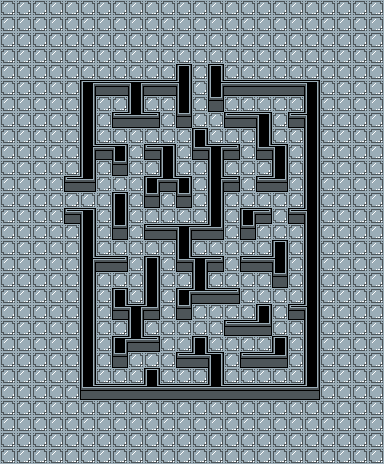

This is a level from a 2D game, rendered from its Tiled map with the project's own tilesets. A one-line summary and the complete map file follow:
An orthogonal 24x29 tile map with 16x16 px tiles, 2 tile layers (floor, wall) and 4 objects (2x collision, 2x point).

<map version="1.5" tiledversion="2021.03.23" orientation="orthogonal" renderorder="right-down" width="24" height="29" tilewidth="16" tileheight="16" infinite="0" nextlayerid="6" nextobjectid="6">
 <tileset firstgid="1" source="../tileset/tileset.tsx" />
 <layer id="2" name="floor" width="24" height="29" locked="1">
  <data encoding="csv">
11,11,11,11,11,11,11,11,11,11,11,11,11,11,11,11,11,11,11,11,11,11,11,11,
11,11,11,11,11,11,11,11,11,11,11,11,11,11,11,11,11,11,11,11,11,11,11,11,
11,11,11,11,11,11,11,11,11,11,11,11,11,11,11,11,11,11,11,11,11,11,11,11,
11,11,11,11,11,11,11,11,11,11,11,11,11,11,11,11,11,11,11,11,11,11,11,11,
11,11,11,11,11,11,11,11,11,11,11,11,11,11,11,11,11,11,11,11,11,11,11,11,
11,11,11,11,11,11,11,11,11,11,11,11,11,11,11,11,11,11,11,11,11,11,11,11,
11,11,11,11,11,11,11,11,11,11,11,11,11,11,11,11,11,11,11,11,11,11,11,11,
11,11,11,11,11,11,11,11,11,11,11,11,11,11,11,11,11,11,11,11,11,11,11,11,
11,11,11,11,11,11,11,11,11,11,11,11,11,11,11,11,11,11,11,11,11,11,11,11,
11,11,11,11,11,11,11,11,11,11,11,11,11,11,11,11,11,11,11,11,11,11,11,11,
11,11,11,11,11,11,11,11,11,11,11,11,11,11,11,11,11,11,11,11,11,11,11,11,
11,11,11,11,11,11,11,11,11,11,11,11,11,11,11,11,11,11,11,11,11,11,11,11,
11,11,11,11,11,11,11,11,11,11,11,11,11,11,11,11,11,11,11,11,11,11,11,11,
11,11,11,11,11,11,11,11,11,11,11,11,11,11,11,11,11,11,11,11,11,11,11,11,
11,11,11,11,11,11,11,11,11,11,11,11,11,11,11,11,11,11,11,11,11,11,11,11,
11,11,11,11,11,11,11,11,11,11,11,11,11,11,11,11,11,11,11,11,11,11,11,11,
11,11,11,11,11,11,11,11,11,11,11,11,11,11,11,11,11,11,11,11,11,11,11,11,
11,11,11,11,11,11,11,11,11,11,11,11,11,11,11,11,11,11,11,11,11,11,11,11,
11,11,11,11,11,11,11,11,11,11,11,11,11,11,11,11,11,11,11,11,11,11,11,11,
11,11,11,11,11,11,11,11,11,11,11,11,11,11,11,11,11,11,11,11,11,11,11,11,
11,11,11,11,11,11,11,11,11,11,11,11,11,11,11,11,11,11,11,11,11,11,11,11,
11,11,11,11,11,11,11,11,11,11,11,11,11,11,11,11,11,11,11,11,11,11,11,11,
11,11,11,11,11,11,11,11,11,11,11,11,11,11,11,11,11,11,11,11,11,11,11,11,
11,11,11,11,11,11,11,11,11,11,11,11,11,11,11,11,11,11,11,11,11,11,11,11,
11,11,11,11,11,11,11,11,11,11,11,11,11,11,11,11,11,11,11,11,11,11,11,11,
11,11,11,11,11,11,11,11,11,11,11,11,11,11,11,11,11,11,11,11,11,11,11,11,
11,11,11,11,11,11,11,11,11,11,11,11,11,11,11,11,11,11,11,11,11,11,11,11,
11,11,11,11,11,11,11,11,11,11,11,11,11,11,11,11,11,11,11,11,11,11,11,11,
11,11,11,11,11,11,11,11,11,11,11,11,11,11,11,11,11,11,11,11,11,11,11,11
</data>
 </layer>
 <layer id="1" name="wall" width="24" height="29">
  <data encoding="csv">
0,0,0,0,0,0,0,0,0,0,0,0,0,0,0,0,0,0,0,0,0,0,0,0,
0,0,0,0,0,0,0,0,0,0,0,0,0,0,0,0,0,0,0,0,0,0,0,0,
0,0,0,0,0,0,0,0,0,0,0,0,0,0,0,0,0,0,0,0,0,0,0,0,
0,0,0,0,0,0,0,0,0,0,0,0,0,0,0,0,0,0,0,0,0,0,0,0,
0,0,0,0,0,0,0,0,0,0,0,7,0,7,0,0,0,0,0,0,0,0,0,0,
0,0,0,0,0,2,4,4,9,4,4,16,0,10,4,4,4,4,4,13,0,0,0,0,
0,0,0,0,0,3,0,0,3,0,0,3,0,14,0,0,0,0,0,3,0,0,0,0,
0,0,0,0,0,3,0,15,8,1,0,14,0,0,15,4,13,0,15,16,0,0,0,0,
0,0,0,0,0,3,0,0,0,0,0,0,7,0,0,0,3,0,0,3,0,0,0,0,
0,0,0,0,0,10,4,13,0,12,13,0,5,9,1,0,5,13,0,3,0,0,0,0,
0,0,0,0,0,3,0,14,0,0,3,0,0,3,0,0,0,3,0,3,0,0,0,0,
0,0,0,0,15,6,0,0,0,2,8,13,0,10,1,0,12,6,0,3,0,0,0,0,
0,0,0,0,0,0,0,7,0,14,0,14,0,3,0,0,0,0,0,3,0,0,0,0,
0,0,0,0,15,13,0,3,0,0,0,0,0,3,0,2,1,0,12,16,0,0,0,0,
0,0,0,0,0,3,0,14,0,12,4,9,4,6,0,14,0,0,0,3,0,0,0,0,
0,0,0,0,0,3,0,0,0,0,0,3,0,0,0,0,0,7,0,3,0,0,0,0,
0,0,0,0,0,10,4,1,0,7,0,5,9,1,0,15,4,16,0,3,0,0,0,0,
0,0,0,0,0,3,0,0,0,3,0,0,3,0,0,0,0,14,0,3,0,0,0,0,
0,0,0,0,0,3,0,7,0,3,0,2,8,4,1,0,0,0,0,3,0,0,0,0,
0,0,0,0,0,3,0,5,9,6,0,14,0,0,0,0,7,0,12,16,0,0,0,0,
0,0,0,0,0,3,0,0,3,0,0,0,0,0,12,4,6,0,0,3,0,0,0,0,
0,0,0,0,0,3,0,2,8,1,0,0,7,0,0,0,0,7,0,3,0,0,0,0,
0,0,0,0,0,3,0,14,0,0,0,15,8,13,0,12,4,6,0,3,0,0,0,0,
0,0,0,0,0,3,0,0,0,7,0,0,0,3,0,0,0,0,0,3,0,0,0,0,
0,0,0,0,0,5,4,4,4,8,4,4,4,8,4,4,4,4,4,6,0,0,0,0,
0,0,0,0,0,0,0,0,0,0,0,0,0,0,0,0,0,0,0,0,0,0,0,0,
0,0,0,0,0,0,0,0,0,0,0,0,0,0,0,0,0,0,0,0,0,0,0,0,
0,0,0,0,0,0,0,0,0,0,0,0,0,0,0,0,0,0,0,0,0,0,0,0,
0,0,0,0,0,0,0,0,0,0,0,0,0,0,0,0,0,0,0,0,0,0,0,0
</data>
 </layer>
 <objectgroup id="5" name="object" locked="1">
  <object id="1" type="collision" x="64" y="192" width="16" height="16" />
  <object id="3" type="collision" x="192" y="64" width="16" height="16" />
  <object id="4" name="start" type="point" x="88" y="200">
   <point />
  </object>
  <object id="5" name="end" type="point" x="200" y="88">
   <point />
  </object>
 </objectgroup>
</map>